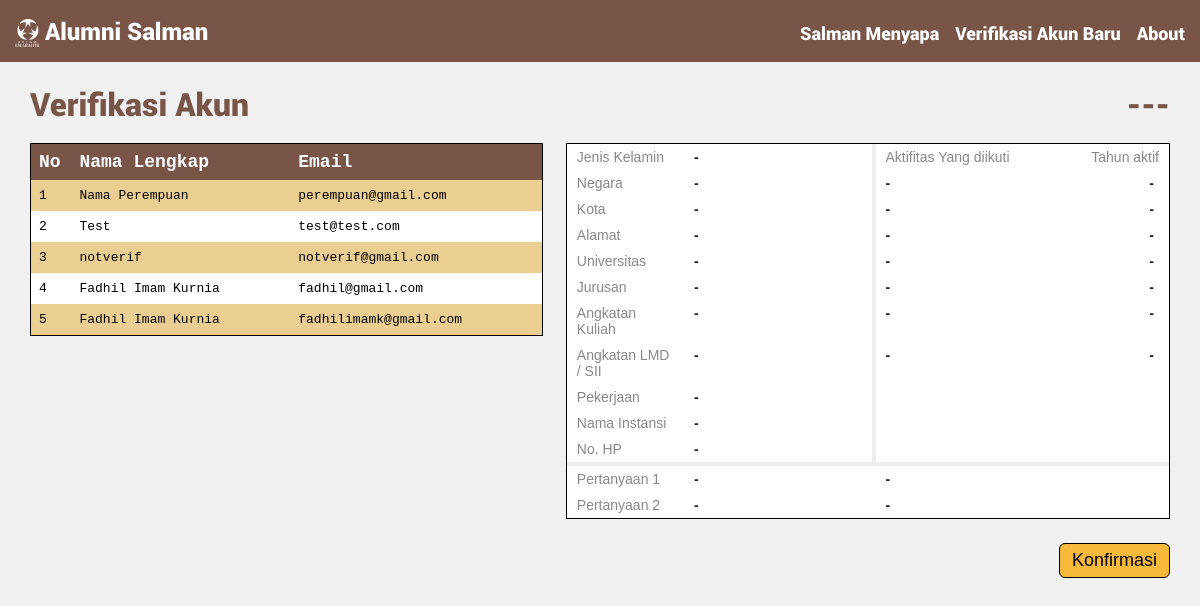
/verifikasi/ (signed in), run on an earlier commit of the app's database.
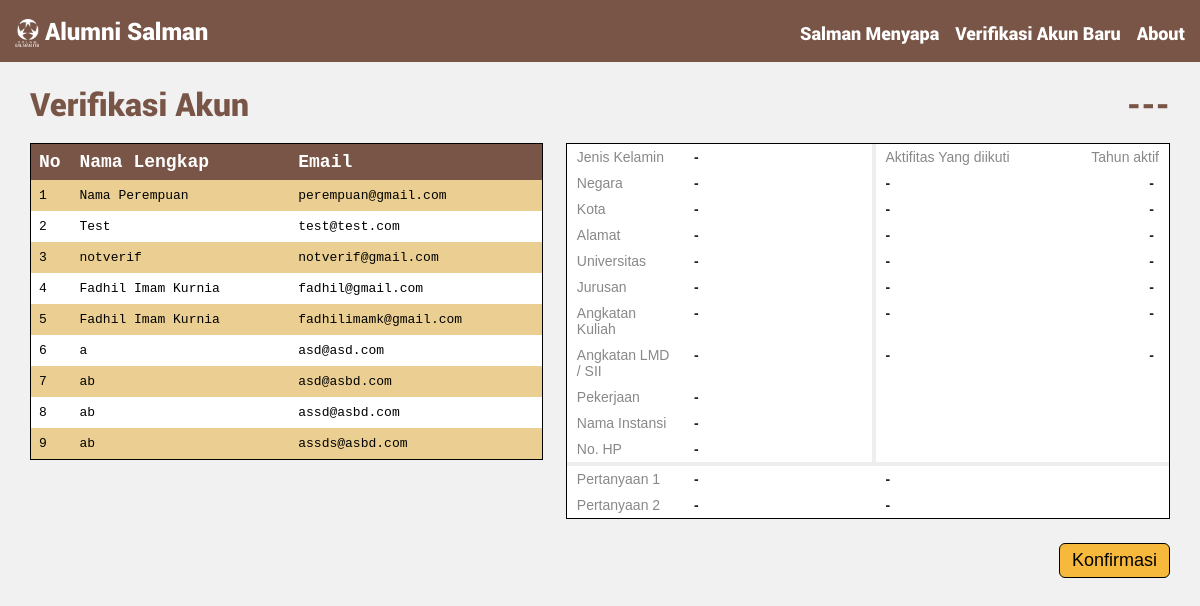
And on a later commit of the database.
### alumni/models.py (models this page shows)
class User(Model):
    nama = CharField(max_length=50, null=True)
    email = EmailField(max_length=30, null=True)
    gender = CharField(max_length=20, null=True)
    alamat = CharField(max_length=100, null=True)
    negara = CharField(max_length=20, null=True)
    kota = CharField(max_length=20, null=True)
    no_hp = CharField(max_length=12, null=True)
    univ = CharField(max_length=50, null=True)
    jurusan = CharField(max_length=50, null=True)
    ang_kuliah = CharField(max_length=5, null=True)
    ang_LMD = CharField(max_length=5, null=True)
    pekerjaan = CharField(max_length=50, null=True)
    instansi = CharField(max_length=30, null=True)
    aktifitas = TextField(null=True)
    tahun_aktif = TextField(null=True)
    verified = BooleanField(default=False)
    password = CharField(max_length=50, null=True)
    latitude = DecimalField(max_digits=20, decimal_places=15, null=True)
    longitude = DecimalField(max_digits=20, decimal_places=15, null=True)
    pertanyaan1 = TextField(null=True)
    pertanyaan2 = TextField(null=True)
    jawaban1 = TextField(null=True)
    jawaban2 = TextField(null=True)
    profile_image = ImageField(upload_to=get_image_path, blank=True, null=True)

### alumni/views.py (the view)
# urls.py: url(r'^verifikasi/$', verifikasi, name='verifikasi'),
def verifikasi(request):
    if request.user.is_authenticated:
        users = User.objects.only("nama","email").filter(verified=False)
        context = {'users': users, 'counter': Counter()}
        return render(request, 'verifikasi.html', context)
    else:
        return redirect("/login/")

### alumni/templates/verifikasi.html (shortened to what this page needs)
{% extends "base.html" %}
{% block content %}
<div class="verif-content1">
    <h1 style="font-family: Roboto-Black; color: #795547;">Verifikasi Akun</h1>
    <br>
    <table class="verif-table2">
      <tr style="color: white; font-size: 18px;">
        <th style="width: 8%;">No</th>
        <th>Nama Lengkap</th>
        <th>Email</th>
      </tr>
      {% for user in users %}
          <tr id="child">
            <td>{{ forloop.counter }}</td>
            <td>{{ user.nama }}</td>
            <td>{{ user.email }}</td>
          </tr>
      {% endfor %}
    </table>
</div>
<div class="verif-content2">
    <h1 style="font-family: Roboto-Black; color: #795547; text-align: right;" id="verif-nama">---</h1>
    <br>
    <table class="tg" style="table-layout: fixed; width: 100%">
    <colgroup>
    <col style="width: 100px">
    <col style="width: 160px">
    <col style="width: 3px">
    <col style="width: 170px">
    <col style="width: 80px">
    </colgroup>
      <tr>
        <td class="tg-4d50">Jenis Kelamin</td>
        <td class="tg-5xe6" id="verif-gender">-</td>
        <td class="tg-garis"></td>
        <td class="tg-4d50">Aktifitas Yang diikuti</td>
        <td class="tg-4d50" style="text-align: right;">Tahun aktif</td>
      </tr>
      <tr>
        <td class="tg-4d50">Negara</td>
        <td class="tg-5xe6" id="verif-negara">-</td>
        <td class="tg-garis"></td>
        <td class="tg-5xe6" id="verif-aktifitas-1">-</td>
        <td class="tg-jjuf" id="verif-tahun_aktif-1">-</td>
      </tr>
      <tr>
        <td class="tg-4d50">Kota</td>
        <td class="tg-5xe6" id="verif-kota">-</td>
        <td class="tg-garis"></td>
        <td class="tg-5xe6" id="verif-aktifitas-2">-</td>
        <td class="tg-jjuf" id="verif-tahun_aktif-2">-</td>
      </tr>
      <tr>
        <td class="tg-4d50">Alamat</td>
        <td class="tg-5xe6" id="verif-alamat">-</td>
        <td class="tg-garis"></td>
        <td class="tg-5xe6" id="verif-aktifitas-3">-</td>
        <td class="tg-jjuf" id="verif-tahun_aktif-3">-</td>
      </tr>
      <tr>
        <td class="tg-4d50">Universitas</td>
        <td class="tg-5xe6" id="verif-univ">-</td>
        <td class="tg-garis"></td>
        <td class="tg-5xe6" id="verif-aktifitas-4">-</td>
        <td class="tg-jjuf" id="verif-tahun_aktif-4">-</td>
      </tr>
      <tr>
        <td class="tg-4d50">Jurusan</td>
        <td class="tg-5xe6" id="verif-jurusan">-</td>
        <td class="tg-garis"></td>
        <td class="tg-5xe6" id="verif-aktifitas-5">-</td>
        <td class="tg-jjuf" id="verif-tahun_aktif-5">-</td>
      </tr>
      <tr>
        <td class="tg-4d50">Angkatan Kuliah</td>
        <td class="tg-5xe6" id="verif-ang_kuliah">-</td>
        <td class="tg-garis"></td>
        <td class="tg-5xe6" id="verif-aktifitas-6">-</td>
        <td class="tg-jjuf" id="verif-tahun_aktif-6">-</td>
      </tr>
      <tr>
        <td class="tg-4d50">Angkatan LMD / SII</td>
        <td class="tg-5xe6" id="verif-ang_LMD">-</td>
        <td class="tg-garis"></td>
        <td class="tg-5xe6" id="verif-aktifitas-7">-</td>
        <td class="tg-jjuf" id="verif-tahun_aktif-7">-</td>
      </tr>
      <tr>
        <td class="tg-4d50">Pekerjaan</td>
        <td class="tg-5xe6" id="verif-pekerjaan">-</td>
        <td class="tg-garis"></td>
        <td class="tg-eh2d"></td>
        <td class="tg-eh2d"></td>
      </tr>
      <tr>
        <td class="tg-4d50">Nama Instansi</td>
        <td class="tg-5xe6" id="verif-instansi">-</td>
        <td class="tg-garis"></td>
        <td class="tg-eh2d"></td>
        <td class="tg-eh2d"></td>
      </tr>
      <tr>
        <td class="tg-4d50">No. HP</td>
        <td class="tg-5xe6" id="verif-no_hp">-</td>
        <td class="tg-garis"></td>
        <td class="tg-eh2d"></td>
        <td class="tg-eh2d"></td>
      </tr>
      <tr>
        <td style="background-color: #eee; padding: 2px" class="tg-4d50"></td>
        <td style="background-color: #eee; padding: 2px" class="tg-5xe6"></td>
        <td style="background-color: #eee; padding: 2px" class="tg-garis"></td>
        <td style="background-color: #eee; padding: 2px" class="tg-eh2d"></td>
        <td style="background-color: #eee; padding: 2px" class="tg-eh2d"></td>
      </tr>
      <tr>
        <td class="tg-4d50">Pertanyaan 1</td>
        <td class="tg-5xe6" id="verif-pertanyaan1">-</td>
        <td class="tg-eh2d"></td>
        <td class="tg-5xe6" colspan="2" id="verif-jawaban1">-</td>
      </tr>
      <tr>
        <td class="tg-4d50">Pertanyaan 2</td>
        <td class="tg-5xe6" id="verif-pertanyaan2">-</td>
        <td class="tg-eh2d"></td>
        <td class="tg-5xe6" colspan="2" id="verif-jawaban2">-</td>
      </tr>
    </table>
    <button onclick="verifikasi()" class="buttonConfirm"><span>Konfirmasi </span></button>
</div>
{% endblock %}

### alumni/templates/base.html (shortened to what this page needs)
<!DOCTYPE html>
<html>
{% load static %}
<head>
  <link rel="stylesheet" type="text/css" href="{% static 'css/app.css' %}">
  <link rel="stylesheet" href="https://use.fontawesome.com/releases/v5.0.9/css/all.css">
</head>
<body>
  <div id="navbar">
    <a href="/" class="alignleft"><img src="{% static 'img/logo-putih.png' %}" style="max-width: 24px; vertical-align: bottom;"> Alumni Salman</a>
    {% if user.is_authenticated %}
      <a href="{% url 'about' %}" class="alignright fitur">About</a>
      <a href="{% url 'verifikasi' %}" class="alignright fitur">Verifikasi Akun Baru</a>
      <a href="{% url 'menyapaList' %}" class="alignright fitur">Salman Menyapa</a>
   	{% endif %}
  </div>
  <div id="content">
    {% block content %}{% endblock %}
  </div>
</body>
</html>

### alumni/static/css/app.css (style rules this page uses)
* { margin: 0; padding: 0; }
body { background-color: #f1f1f1; }
a { text-decoration: inherit; }
#navbar { background-color: #795547; color:white; padding: 15px; font-family: Roboto-Black; font-size: 24px; }
#navbar a { color: white; }
#navbar .alignright { float: right; text-align:right; margin-left: 16px; padding-top: 6px; font-size: 18px; }
#content { width: 500px; margin: auto; padding-top: 170px; height: 300px; }
.buttonConfirm, .buttonLogin { cursor: pointer; border-radius: 6px; background-color: #F6B93C; border-color: black; border-style: solid; border-width: 1px; text-align: center; font-size: 18px; padding: 6px 32px; float: right; }
.buttonConfirm { margin-top: 24px; padding: 6px 12px; }
.buttonConfirm span, .buttonLogin span { display: inline-block; position: relative; transition: 0.5s; }
.buttonConfirm span:after, .buttonLogin span:after { content: '\00bb'; position: absolute; opacity: 0; top: 0; right: 20px; transition: 0.5s; }
.verif-content1 { float: left; width: 45%; }
.verif-content2 { float: right; width: 53%; }
table.verif-table2 { font-family: monospace; border-collapse: collapse; width: 100%; border-style: solid; border-color: black; border-width: thin; }
table.verif-table2 td, table.verif-table2 th { text-align: left; padding: 8px; }
table.verif-table2 tr:nth-child(odd) { background-color: white; }
table.verif-table2 tr:nth-child(even) { background-color: #EBCF92; }
table.verif-table2 tr:nth-child(1) { background-color: #795547; }
.tg { border-collapse:collapse; border-spacing:0; border-width:1px; border-style:solid; border-color:black; }
.tg td { font-family:Arial, sans-serif; font-size:14px; padding:5px 10px; border-style:solid; border-width:0px; overflow:hidden; word-break:break-word; color: #888; }
.tg-garis { background-color: #eee; }
.tg .tg-jjuf { background-color:#ffffff; border-color:inherit; text-align:right; vertical-align:top; padding-right:15px; color: #222; font-weight: bolder; }
.tg .tg-eh2d { background-color:#ffffff; border-color:inherit; vertical-align:top; }
.tg .tg-4d50 { font-family:Arial, Helvetica, sans-serif !important; background-color:#ffffff; border-color:inherit; vertical-align:top; }
.tg .tg-5xe6 { background-color:#ffffff; border-color:inherit; vertical-align:top; color: #222; font-weight: bolder; }

### alumni/templates/verifikasi.html (style rules this page uses)
div#content { margin: auto; padding-top: 20px; width: 95%; }

What changed in the data, as far as the page shows it:
added User: nama "a", email "asd@asd.com"
added User: nama "ab", email "asd@asbd.com"
added User: nama "ab", email "assd@asbd.com"
added User: nama "ab", email "assds@asbd.com"
